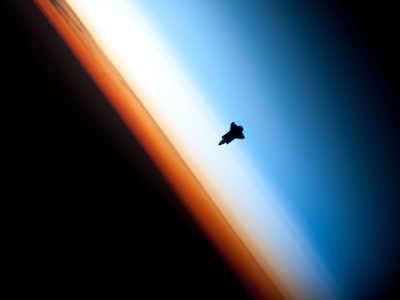
#> input picture apps/web/scripts/source/endeavour-400.bmp, 400 x 300 px
$ python clean.py ../../../web/scripts/source/endeavour-400.bmp ../../../web/scripts/source/endeavour.jpeg
#> lines starting #> are read from the running program, lines starting #| are printed output that depends on the picture
# Removes the shuttle: finds the direction the atmosphere's bands run (along which colour changes least near it), then
# fills an ellipse round it with the sky from either side along that direction, feathering the edge.
import sys
import numpy as np
from PIL import Image
src, out = sys.argv[1], sys.argv[2]
im = np.asarray(Image.open(src).convert("RGB")).astype(np.float32)
h, w, _ = im.shape
#> h = 300; w = 400
s = w / 1999
#> s = 0.2
cx, cy, rx, ry = 1030 * s, 662 * s, 95 * s, 75 * s
#> cx = 206.1; cy = 132.5; rx = 19.01; ry = 15.01
yy, xx = np.mgrid[0:h, 0:w]
r = ((xx - cx) / rx) ** 2 + ((yy - cy) / ry) ** 2
ring = (r > 2.0) & (r < 4.0)
ry_, rx_ = yy[ring], xx[ring]
#> ry_ = 1796 values from 103 to 162
def along(angle, k, ys, xs):
#> called with angle = 0.349, k = 24.01, ys = array of shape (1796,), xs = array of shape (1796,)
    dx, dy = np.cos(angle), np.sin(angle)
    sx = np.clip((xs + k * dx).round().astype(int), 0, w - 1)
    sy = np.clip((ys + k * dy).round().astype(int), 0, h - 1)
#> sy = 1796 values from 111 to 170
    return im[sy, sx]
best = min(
    (np.abs(along(a, 120 * s, ry_, rx_) - im[ry_, rx_]).mean(), a)
    for a in np.radians(np.arange(20, 80, 0.5))
)
#> best = (30.52, 0.463)
angle = best[1]
#> angle = 0.463
print("band angle", np.degrees(angle))
#| band angle 26.5
k = 230 * s
#> k = 46.02
fill = (along(angle, k, yy, xx) + along(angle, -k, yy, xx)) / 2
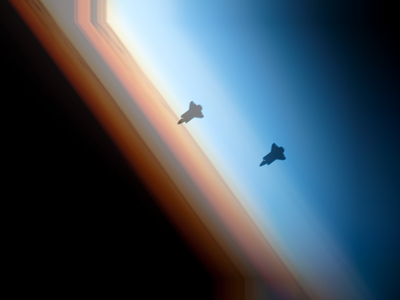
#> fill: shape (300, 400, 3) float32; mean of channels 0, 1, 2 64.7, 78.4, 90; drawn as R, G, B
alpha = np.clip((1.8 - r) / 0.8, 0, 1)[..., None]
res = im * (1 - alpha) + fill * alpha
Image.fromarray(res.clip(0, 255).astype(np.uint8)).save(out)
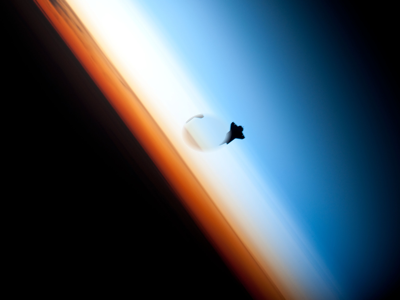
#> saved as endeavour.jpeg: PIL image 400x300 RGB; mean R, G, B 64.7, 79.1, 91.2
